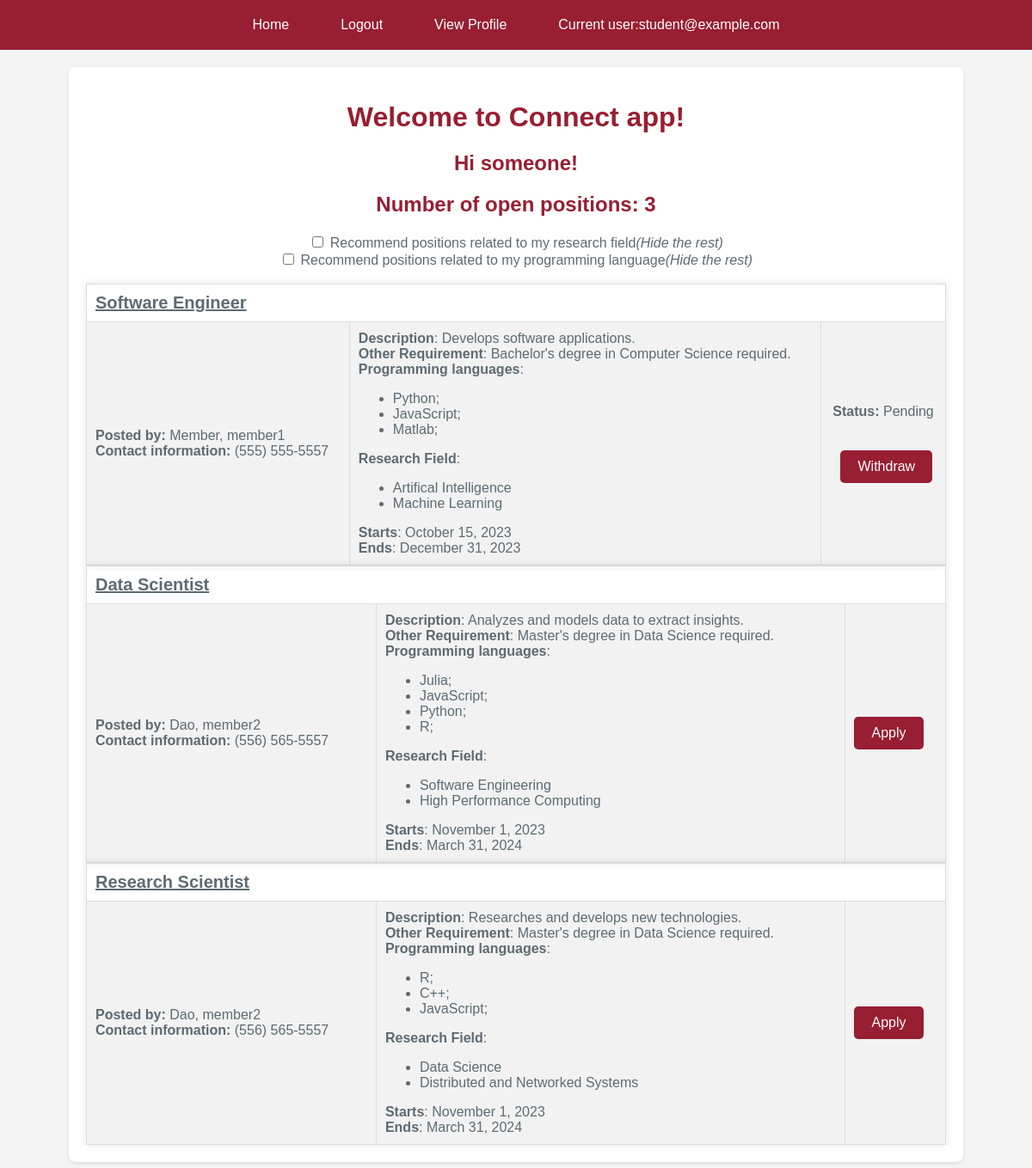
The page /index (signed in) on the database its author committed.
### app/Model/models.py (models this page shows, shortened)
class User(db.Model, UserMixin):
    __tablename__ = 'user'
    id = db.Column(db.Integer, primary_key = True)
    username = db.Column(db.String(64), unique = True, index =True)
    email = db.Column(db.String(120), unique = True)
    password_hash = db.Column(db.String(128))
    first_name = db.Column(db.String(64))
    last_name = db.Column(db.String(64))
    wsu_id = db.Column(db.Integer, unique = True)
    phone_number = db.Column(db.String, unique = True)
    user_type = db.Column(db.String(50))  # user_type are 'Student' and 'Faculty'
    password = ""
    __mapper_args__ = {
       'polymorphic_identity':'User',
       'polymorphic_on':user_type
   }
    def __repr__(self):
        return '<ID {} - Username {}>'.format(self.id, self.username)
    def is_student(self):
        if self.user_type == 'Student':
            return True
        return False
    def display_phone_number(self):
        return '({})'.format(self.phone_number[0:3]) + ' {}-'.format(self.phone_number[3:6]) + self.phone_number[6:]

class Position(db.Model):
    id = db.Column(db.Integer, primary_key=True)
    title = db.Column(db.String(150))
    description = db.Column(db.String(1500))
    start_date = db.Column(db.DateTime, index=True, default= None)
    end_date = db.Column(db.DateTime, index=True, default= None)
    commit_time = db.Column(db.Integer)
    research_fields = db.relationship(
        'Researchfield', secondary = position_researchfield,
        primaryjoin = (position_researchfield.c.position_id == id),
        backref = db.backref('position_researchfield', lazy = 'dynamic'),
        lazy = 'dynamic'
    )
    programming_languages = db.relationship(
        'Programminglanguage', secondary = position_programminglanguage,
        primaryjoin = (position_programminglanguage.c.position_id == id),
        backref = db.backref('position_programminglanguage', lazy = 'dynamic'),
        lazy = 'dynamic'
    )
    qualification_description = db.Column(db.String(1500))
    faculty_id = db.Column(db.Integer, db.ForeignKey('faculty.faculty_id'))  # Please don't fix this line
    faculty = db.relationship('Faculty', backref='positions')                # Please don't fix this line
    submissions = db.relationship('Application', back_populates='positionsapplied', lazy='dynamic')
    def get_research_fields(self):
        return self.research_fields
    def get_programming_languages(self):
        return self.programming_languages

class Programminglanguage(db.Model):
    id = db.Column(db.Integer, primary_key=True)
    name = db.Column(db.String(30))

class Researchfield(db.Model):
    id = db.Column(db.Integer, primary_key=True)
    name = db.Column(db.String(40))

class Application(db.Model):
    title = db.Column(db.String(150))
    statement = db.Column(db.String(1500))
    faculty_name = db.Column(db.String(150))
    faculty_email = db.Column(db.String(150))
    studentid = db.Column(db.Integer, db.ForeignKey('student.student_id'),primary_key=True)
    positionid = db.Column(db.Integer, db.ForeignKey('position.id'),primary_key=True,nullable=True)
    studentsapplied = db.relationship('Student')
    positionsapplied = db.relationship('Position')
    status = db.Column(db.String(30)) # Pending, Approved for Interview, Hired

### app/Controller/routes.py (the view)
@bp_routes.route('/', methods=['GET'])
@bp_routes.route('/index', methods=['GET'])
@login_required
def index():
    position = Position.query.order_by(Position.id)
    user = User.query.filter_by(id = current_user.id).first()
    if user.is_student():
        student = Student.query.filter_by(student_id = current_user.id).first()
        return render_template('student_index.html', title="Connect App Portal", positions = position.all(), student = student,faculty = None)
    else:
        faculty = Faculty.query.filter_by(faculty_id = current_user.id).first()
        position = position.filter_by(faculty_id = faculty.faculty_id)
        return render_template('faculty_index.html', title="Connect App Portal",positions = position.all(), faculty = faculty,student = None)

### app.py (called while the page is built, shortened)
@app.before_request
def initDB(*args, **kwargs):
    with app.app_context():
        db.create_all()
        print("#######",Student.query.all(),"######",Student.query.count(), file=sys.stderr)

### app/Model/models.py (called while the page is built)
@login.user_loader
def load_user(id):
    return User.query.get(int(id))

    def has_application_for_position(self, positionid):
        appli = Application.query.filter_by(studentid = self.student_id, positionid = positionid).first()
        if appli is None:
            return False
        return True

    def get_application(self, positionid):
        appli = Application.query.filter_by(studentid = self.student_id, positionid = positionid).first()
        return appli

### app/View/templates/student_index.html (shortened to what this page needs)
{% extends "base.html" %}
{% block content %}
<div class="form-container">
        <h1>Welcome to Connect app!</h1>
        <h2>Hi {{ student.first_name }}!</h2>
        <h2 id="count" class="user-info">Number of open positions: {{ positions|count }}</h2>
        <div class="form-group">
            <label for="checkbox1">
                <input type="checkbox" id="checkbox1" name="Show research field">
                Recommend positions related to my research field<i>(Hide the rest)</i>
            </label>
        </div>
        <div class="form-group">
            <label for="checkbox2">
                <input type="checkbox" id="checkbox2" name="Show programming languages">
                Recommend positions related to my programming language<i>(Hide the rest)</i>
            </label>
        </div>
        <br>
        <div id="0" class="positionlist">
            {% for position in positions %}
                {% include '_position.html' %}
            {% endfor %}
        </div>
    </div>
{% endblock %}

### app/View/templates/base.html (shortened to what this page needs)
<html>
    <head>
        <link rel="stylesheet" href="{{ url_for('static', filename='css/main.css') }}">
    </head>
    <body>
        <nav class="nav-container">
            <ul>
                <li><a href="{{ url_for('routes.index') }}" class="button">Home</a></li>
                {% if current_user.is_authenticated %}
                    <li><a href="{{ url_for('auth.logout') }}" class="button">Logout</a></li>
                    <li><a href="{{ url_for('auth.profile') }}" class="button">View Profile</a></li>
                    <li><a class="button"> Current user:{{ current_user.username }} </a></li>
                {% else %}
                    <li><a href="{{ url_for('auth.register') }}" class="button">Register</a></li>
                    <li><a href="{{ url_for('auth.login') }}" class="button">Login</a></li>
                    <li><a class="button">Not Signed In</a></li>
                {% endif %}
            </ul>
        </nav>
        <div class="main-content">
            {% block content %}{% endblock %}
        </div>
    </body>
</html>

### app/View/templates/_position.html (shortened to what this page needs)
<table class="posttable">
    <tr>
        <td colspan="3">
            <div class="posttitle">{{ position.title }}</div>
        </td>
    </tr>
    <tr>
        <td class="faculty-info">
            <div><strong>Posted by:</strong> {{ position.faculty.last_name }}, {{ position.faculty.first_name }}</div>
            <div><strong>Contact information:</strong> {{ position.faculty.display_phone_number() }}</div>
        </td>
        <td class="position-details">
            <div><strong>Description</strong>: {{ position.description }}</div>
            <div><strong>Other Requirement</strong>: {{ position.qualification_description }}</div>
            <div>
                <strong>Programming languages</strong>:
                <ul>
                    {% with plangs = position.get_programming_languages().all() %}
                        {% for plang in plangs %}
                            <li>{{ plang.name }};</li>
                        {% endfor %}
                    {% endwith %}
                </ul>
                <strong>Research Field</strong>:
                <ul>
                    {% with rfields = position.get_research_fields().all() %}
                        {% for rfield in rfields %}
                            <li class="tagitem">{{ rfield.name }}</li>
                        {% endfor %}
                    {% endwith %}
                </ul>
            </div>
            <div class="date">
                <strong>Starts</strong>: {{ moment(position.start_date).format('LL') }}
                <br>
                <strong>Ends</strong>: {{ moment(position.end_date).format('LL') }}
            </div>
        </td>
        <td class="action-buttons">
            {% if current_user.is_student() %}
                {% if not current_user.has_application_for_position(position.id) %}
                    <a href="{{ url_for('routes.apply', position_id=position.id) }}" class="button">Apply</a>
                {% else %}
                    <div class="application-status" style="text-align: center;"><strong>Status:</strong> {{ current_user.get_application(position.id).status }}</div>
                    <br><br>
                    <a href="{{ url_for('routes.withdraw', position_id=position.id) }}" class="button" style="position: relative;left:10%;">Withdraw</a>
                {% endif %}
            {% endif %}
        </td>
    </tr>
</table>

### app/View/static/css/main.css (style rules this page uses)
body { background-color: #f4f4f4; color: #5e6a71; font-family: 'Arial', sans-serif; margin: 0; padding: 0; }
h1, h2 { color: #981e32; margin-top: 20px; text-align: center; }
p, span, a { color: #5e6a71; font-size: 16px; }
.nav-container { background-color: #981e32; color: white; padding: 10px 0; text-align: center; }
.nav-container a { color: white; display: inline-block; padding: 10px 20px; text-decoration: none; }
.nav-container ul { display: flex; justify-content: center; list-style: none; margin: 0; padding: 0; }
.nav-container li { margin: 0 10px; }
.button { background-color: #981e32; border: none; border-radius: 5px; color: white; display: inline-block; padding: 10px 20px; text-decoration: none; transition: background-color 0.3s; }
.form-container, .profile-container { background-color: white; border-radius: 8px; box-shadow: 0 2px 4px rgba(0, 0, 0, 0.1); margin: 20px auto; max-width: 1000px; padding: 20px; text-align: center; }
.posttable { border-collapse: collapse; box-shadow: 0px 0px 10px rgba(0, 0, 0, 0.1); margin: auto; max-width: 1000px; width: 100%; }
.posttable th, .posttable td { border: 1px solid #ddd; padding: 10px; text-align: left; }
.posttable tr:nth-child(even) { background-color: #f2f2f2; }
.posttitle { font-size: 20px; font-weight: bold; text-decoration: underline; }

### rows shown on the page
User: username "student@example.com", first_name "someone"
Position: title "Software Engineer", faculty.last_name "Member", faculty.first_name "member1", faculty.display_phone_number "(555) 555-5557", description "Develops software applications.", qualification_description "Bachelor's degree in Computer Science required.", start_date "October 15, 2023", end_date "December 31, 2023"
Programminglanguage: name "Python"
Programminglanguage: name "JavaScript"
Programminglanguage: name "Matlab"
Researchfield: name "Artifical Intelligence"
Researchfield: name "Machine Learning"
Application: get_application "Pending"
Position: title "Data Scientist", faculty.last_name "Dao", faculty.first_name "member2", faculty.display_phone_number "(556) 565-5557", description "Analyzes and models data to extract insights.", qualification_description "Master's degree in Data Science required.", start_date "November 1, 2023", end_date "March 31, 2024"
Programminglanguage: name "Julia"
Programminglanguage: name "R"
Researchfield: name "Software Engineering"
Researchfield: name "High Performance Computing"
Position: title "Research Scientist", faculty.last_name "Dao", faculty.first_name "member2", faculty.display_phone_number "(556) 565-5557", description "Researches and develops new technologies.", qualification_description "Master's degree in Data Science required.", start_date "November 1, 2023", end_date "March 31, 2024"
Programminglanguage: name "C++"
Researchfield: name "Data Science"
Researchfield: name "Distributed and Networked Systems"

### other values the page prints
{{ positions|count }} "3"
